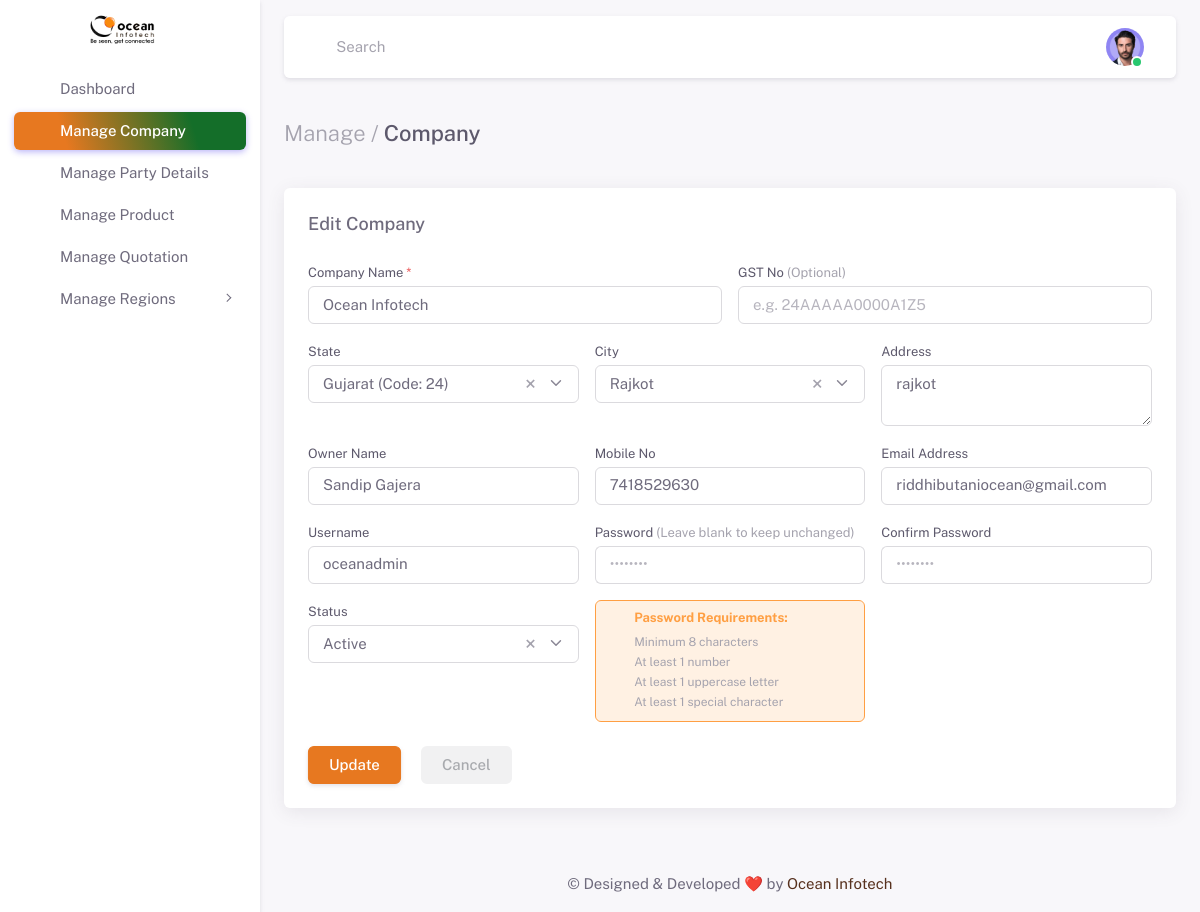
The page /manage-company-form.php?mode=edit&id=1 (signed in) on the database its author committed.
### tables this page shows
CREATE TABLE `tbl_company` (
  `id` bigint(20) NOT NULL,
  `company_name` varchar(255) NOT NULL,
  `gst_no` varchar(50) DEFAULT NULL,
  `state_id` bigint(20) DEFAULT 0,
  `city_id` bigint(20) DEFAULT 0,
  `address` text DEFAULT NULL,
  `owner_name` varchar(255) DEFAULT NULL,
  `mobile_no` varchar(50) DEFAULT NULL,
  `email` varchar(255) DEFAULT NULL,
  `username` varchar(255) DEFAULT NULL,
  `password` text DEFAULT NULL,
  `status` enum('active','deactive') NOT NULL DEFAULT 'active',
  `order_no` int(11) NOT NULL DEFAULT 0,
  `created_at` timestamp NOT NULL DEFAULT current_timestamp(),
  `modified_at` timestamp NOT NULL DEFAULT current_timestamp() ON UPDATE current_timestamp()
);

### root/ai_core/class.db.php (called while the page is built, shortened)
<?php
class AI_Db
{
	private $conn = '';
	public function __construct( $host = '', $user = '', $pass = '', $db = '')
	{
		global $ai_core;
		$this->db_host = $host;
		$this->db_user = $user;
		$this->db_pass = $pass;
		$this->db_dbname = $db;
		if($this->conn = mysqli_connect($this->db_host, $this->db_user, $this->db_pass, $this->db_dbname))
		{
			mysqli_set_charset($this->conn,"utf8");
			return true;
		}
		else{
			$ai_core->aiGetError("Database not connected.");
		}
	}
	public function aiQuery( $qry = '' )
	{
		$res = mysqli_query( $this->conn, $qry ) or die(mysqli_error( $this->conn ));
		return $res;
	}
	public function aiFetchObject( $res = '' )
	{
		$data = array();
		$data_cnt = 0;
		while( $row = mysqli_fetch_object( $res ) )
		{
			$data[$data_cnt] = $row;
			$data_cnt++;
		}
		return $data;
	}
	public function aiGetQueryObj( $qry = '' )
	{
		$res = $this->aiQuery( $qry );
		$data = $this->aiFetchObject( $res );
		return $data;
	}
}
?>

### manage-company-form.php (the view, shortened to what this page needs)
<?php
include('includes/header.php');
$page_nm = 'Company';
$table = 'tbl_company';
$redirection_url = 'manage-company-list.php';
$mode = $_REQUEST['mode'] ?? 'add';
$id = isset($_REQUEST['id']) ? intval($_REQUEST['id']) : 0;
$categoryData = null;
if ($mode === 'edit' && $id && !isset($_POST['btn_submit'])) {
    $query = "SELECT * FROM $table WHERE id='" . intval($id) . "' LIMIT 1";
    $result = $ai_db->aiGetQueryObj($query);
    $categoryData = isset($result[0]) ? $result[0] : null;
}
?>
<body>
    <div class="layout-wrapper layout-content-navbar">
        <div class="layout-container">
            <?php include('sidebar.php'); ?>
            <div class="layout-page">
                <?php include('navbar.php'); ?>
                <div class="content-wrapper">
                    <div class="container-xxl flex-grow-1 container-p-y">
                        <h4 class="py-3 mb-4">
                            <span class="text-muted fw-light">Manage /</span> <?= $page_nm ?>
                        </h4>
                        <div class="row">
                            <div class="col-12">
                                <div class="card mb-4" id="categoryForm">
                                    <h5 class="card-header" id="formTitle">
                                        <?= ($mode == 'edit') ? 'Edit ' . $page_nm : 'Add ' . $page_nm ?>
                                    </h5>
                                    <form class="card-body" id="mainForm" method="post"
                                        action="manage-company-form.php?mode=<?= $mode ?>&id=<?= $id ?>"
                                        enctype="multipart/form-data">
                                        <div class="row g-3">
                                            <div class="col-md-6">
                                                <label class="form-label">Company Name <span class="text-danger">*</span></label>
                                                <input type="text" name="company_name" class="form-control" placeholder="e.g. Ocean Infotech" value="<?= htmlspecialchars($_POST['company_name'] ?? $categoryData->company_name ?? '') ?>" required>
                                            </div>
                                            <div class="col-md-6">
                                                <label class="form-label">GST No <small class="text-muted">(Optional)</small></label>
                                                <input type="text" name="gst_no" class="form-control" placeholder="e.g. 24AAAAA0000A1Z5" value="<?= htmlspecialchars($_POST['gst_no'] ?? $categoryData->gst_no ?? '') ?>">
                                            </div>
                                            <div class="col-md-4">
                                                <label class="form-label">State</label>
                                            </div>
                                            <div class="col-md-4">
                                                <label class="form-label">City</label>
                                            </div>
                                            <div class="col-md-4">
                                                <label class="form-label">Address</label>
                                                <textarea name="address" class="form-control" rows="2" placeholder="Enter full address..."><?= htmlspecialchars($_POST['address'] ?? $categoryData->address ?? '') ?></textarea>
                                            </div>
                                            <div class="col-md-4">
                                                <label class="form-label">Owner Name</label>
                                                <input type="text" name="owner_name" class="form-control" placeholder="e.g. John Doe" value="<?= htmlspecialchars($_POST['owner_name'] ?? $categoryData->owner_name ?? '') ?>">
                                            </div>
                                            <div class="col-md-4">
                                                <label class="form-label">Mobile No</label>
                                                <input type="text" name="mobile_no" class="form-control" placeholder="e.g. 9876543210" value="<?= htmlspecialchars($_POST['mobile_no'] ?? $categoryData->mobile_no ?? '') ?>">
                                            </div>
                                            <div class="col-md-4">
                                                <label class="form-label">Email Address</label>
                                                <input type="email" name="email" class="form-control" placeholder="e.g. info@company.com" value="<?= htmlspecialchars($_POST['email'] ?? $categoryData->email ?? '') ?>">
                                            </div>
                                            <div class="col-md-4">
                                                <label class="form-label">Username</label>
                                                <input type="text" name="username" class="form-control" placeholder="e.g. oceanadmin" value="<?= htmlspecialchars($_POST['username'] ?? $categoryData->username ?? '') ?>">
                                            </div>
                                            <div class="col-md-4">
                                                <label class="form-label">Password <?= $mode === 'edit' ? '<small class="text-muted">(Leave blank to keep unchanged)</small>' : '' ?></label>
                                                <div class="input-group input-group-merge">
                                                    <input type="password" name="password" id="password" class="form-control" placeholder="••••••••">
                                                    <span class="input-group-text cursor-pointer toggle-pass"><i class="ti ti-eye-off"></i></span>
                                                </div>
                                            </div>
                                            <div class="col-md-4">
                                                <label class="form-label">Confirm Password</label>
                                                <div class="input-group input-group-merge">
                                                    <input type="password" name="confirm_password" id="confirm_password" class="form-control" placeholder="••••••••">
                                                    <span class="input-group-text cursor-pointer toggle-pass"><i class="ti ti-eye-off"></i></span>
                                                </div>
                                            </div>
                                            <div class="col-md-4">
                                                <label class="form-label">Status</label>
                                            </div>
                                            <div class="col-md-4">
                                                <div class="card bg-label-warning border-warning border shadow-none mb-0">
                                                    <div class="card-body py-2 px-3">
                                                        <h6 class="card-title text-warning fw-bold mb-1" style="font-size: 13px;">
                                                            <i class="ti ti-lock me-1"></i> Password Requirements:
                                                        </h6>
                                                        <ul class="list-unstyled mb-0 small" style="font-size: 12px; line-height: 1.6;">
                                                            <li id="rule-minlen" class="text-muted"><i class="ti ti-circle-dot me-1"></i> Minimum 8 characters</li>
                                                            <div id="rule-number" class="text-muted"><i class="ti ti-circle-dot me-1"></i> At least 1 number</div>
                                                            <div id="rule-uppercase" class="text-muted"><i class="ti ti-circle-dot me-1"></i> At least 1 uppercase letter</div>
                                                            <div id="rule-special" class="text-muted"><i class="ti ti-circle-dot me-1"></i> At least 1 special character</div>
                                                        </ul>
                                                    </div>
                                                </div>
                                            </div>
                                        </div>
                                        <div class="pt-4">
                                            <button type="submit" name="btn_submit" class="btn btn-primary me-sm-3 me-1 waves-effect waves-light" id="btnSubmit">
                                                <?= ($mode == 'edit') ? 'Update' : 'Submit' ?>
                                            </button>
                                            <a href="<?= $redirection_url ?>" class="btn btn-label-secondary waves-effect">Cancel</a>
                                        </div>
                                    </form>
                                </div>
                            </div>
                        </div>
                    </div>
                    <?php include('includes/footer.php'); ?>
                </div>
            </div>
        </div>
    </div>
</body>
</html>

### rows shown on the page
tbl_company: company_name "Ocean Infotech", address "rajkot", owner_name "Sandip Gajera", mobile_no "7418529630", email "riddhibutaniocean@gmail.com", username "oceanadmin"

### other values the page prints
$entry['label'] "Dashboard"
$entry['label'] "Manage Company"
$entry['label'] "Manage Party Details"
$entry['label'] "Manage Product"
$entry['label'] "Manage Quotation"
$entry['label'] "Manage Regions"
$page_nm "Company"
